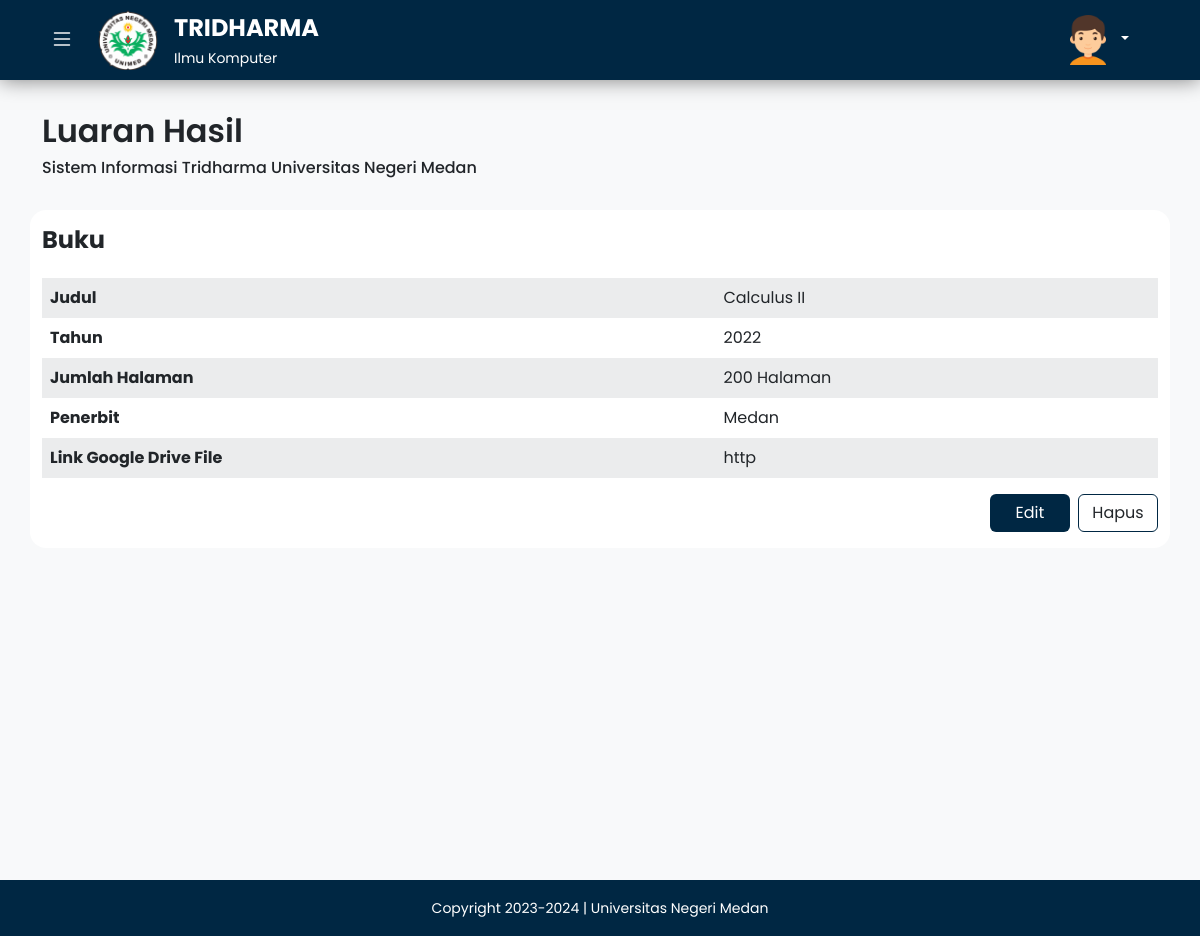
The app's page /admin/buku_detail.php?id_dosen=4 (signed in) with its own data.
### tables this page shows
CREATE TABLE `tb_buku` (
  `id_buku` int NOT NULL,
  `judul_buku` varchar(255) DEFAULT NULL,
  `tahun` int DEFAULT NULL,
  `jumlah_halaman` int DEFAULT NULL,
  `penerbit` varchar(50) DEFAULT NULL,
  `link_file` varchar(255) DEFAULT NULL,
  `id_dosen` int NOT NULL
);

### admin/buku_detail.php (the view, shortened to what this page needs)
<?php
include('../config/functions/functionBuku.php');
$id = $_GET['id_dosen'];
$result = mysqli_query($conn, "SELECT * FROM tb_buku INNER JOIN tb_dosen ON tb_buku.id_dosen=tb_dosen.id_dosen WHERE tb_buku.id_dosen = $id");
?>
<!DOCTYPE html>
<html lang="en">
  <head>
    <?php include ('../app/layouts/layout_admin/link_admin.php'); ?>
  </head>
  <body>
    <div class="wrapper-content">
      <?php include ('../app/layouts/layout_admin/navbar_admin.php'); ?>
      <main>
        <div class="main-wrapper d-flex">
          <section class="main-content w-100 bg-light">
            <div class="container py-4">
              <div class="row book-title justify-content-center mb-2 mb-lg-3">
                <div class="col-11 col-lg-12">
                  <div class="book-title-wrapper py-2">
                    <h2 class="fw-semibold">Luaran Hasil</h2>
                    <h6 class="text">
                      Sistem Informasi Tridharma Universitas Negeri Medan
                    </h6>
                  </div>
                </div>
              </div>
              <div class="row table-book-section justify-content-center">
                <?php while ($data = mysqli_fetch_array($result)) { ?>
                <div class="col-11 col-lg-12 book-table-wrapper py-3 rounded-4 mb-4">
                  <div class="row heading-book mb-3">
                    <div class="col-lg-12">
                      <h4 class="fw-bold">Buku</h4>
                    </div>
                  </div>
                  <div class="row table-section">
                    <div class="col-lg-12">
                      <div class="table-responsive">
                        <table class="table table-striped table-borderless">
                          <tbody>
                            <tr>
                              <th>Judul</th>
                              <td><?= $data['judul_buku']; ?></td>
                            </tr>
                            <tr>
                              <th>Tahun</th>
                              <td><?= $data['tahun']; ?></td>
                            </tr>
                            <tr>
                              <th>Jumlah Halaman</th>
                              <td><?= $data['jumlah_halaman']; ?> Halaman</td>
                            </tr>
                            <tr>
                              <th>Penerbit</th>
                              <td><?= $data['penerbit']; ?></td>
                            </tr>
                            <tr>
                              <th>Link Google Drive File</th>
                              <td><?= $data['link_file']; ?></td>
                            </tr>
                          </tbody>
                        </table>
                      </div>
                    </div>
                  </div>
                  <div class="row button">
                    <div class="col-12 d-flex justify-content-end">
                      <div class="button-edit-wrapper me-2" style="width: 5em">
                        <a
                              href="buku_ubah.php?id_buku=<?= $data['id_buku']; ?>"
                              class="btn-blue btn w-100"
                              style="background-color: #002743; color: white"
                              >Edit</a
                            >
                      </div>
                      <div class="button-hapus-wrapper" style="width: 5em">
                        <a
                              href="buku_hapus.php?id_buku=<?= $data['id_buku']; ?>"
                              class="btn w-100"
                              style="border: 1px solid #002743"
                              onclick="return confirm('Yakin?')"
                              >Hapus</a
                            >
                      </div>
                    </div>
                  </div>
                </div>
                <?php } ?>
            </div>
            </div>
          </section>
        </div>
      </main>
      <?php include ('../app/layouts/layout_admin/footer_admin.php'); ?>
    </div>
  </body>
</html>

### app/assets/css/style.css (style rules this page uses)
.btn-blue { background-color: #002743; color: white; }
* { margin: 0; padding: 0; box-sizing: border-box; font-family: "Poppins", sans-serif; }
.main-wrapper { position: relative; }
.main-wrapper .main-content { min-height: 100vh; }
.table-striped > tbody > tr:nth-child(odd) > td, .table-striped > tbody > tr:nth-child(odd) > th { background-color: #f8f9fa !important; }
.main-content .container .table-book-section .book-table-wrapper { background-color: white; }

### records on screen
tb_buku: judul_buku "Calculus II", tahun "2022", jumlah_halaman "200", penerbit "Medan", link_file "http"
